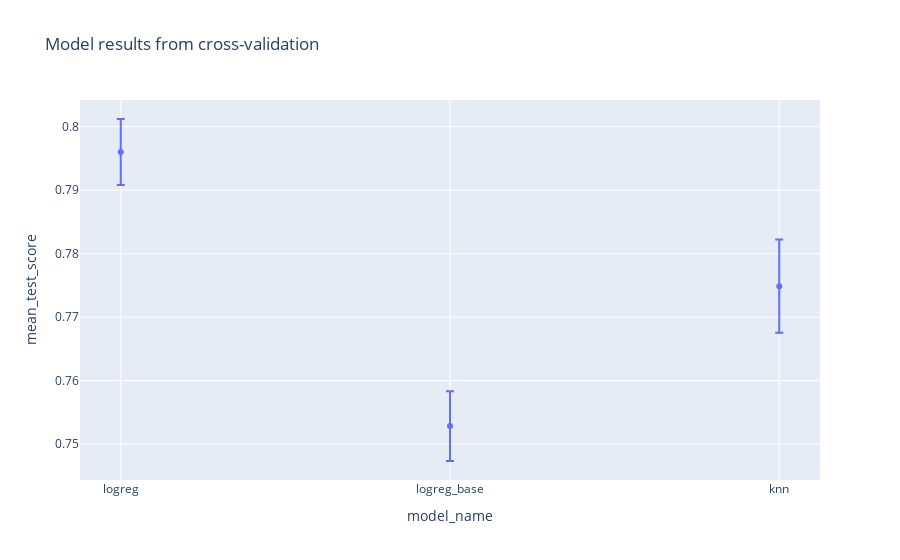

Notebook cell for this chart:
### Code cell
px.scatter(pd.DataFrame(search_results),
           x='model_name', y='mean_test_score', error_y='std_error', title='Model results from cross-validation',   )

### Figure 1 — Plotly figure (JSON) as saved in the notebook; plotly's stock layout.template omitted (floating-point values rounded to 4 significant figures)
{"data": [{"error_y": {"array": [0.005189, 0.005494, 0.007333]}, "hovertemplate": "model_name=%{x}<br>mean_test_score=%{y}<extra></extra>", "legendgroup": "", "marker": {"color": "#636efa", "symbol": "circle"}, "mode": "markers", "name": "", "orientation": "v", "showlegend": false, "type": "scatter", "x": ["logreg", "logreg_base", "knn"], "xaxis": "x", "y": [0.796, 0.7528, 0.7749], "yaxis": "y"}], "layout": {"legend": {"tracegroupgap": 0}, "title": {"text": "Model results from cross-validation"}, "xaxis": {"anchor": "y", "domain": [0, 1], "title": {"text": "model_name"}}, "yaxis": {"anchor": "x", "domain": [0, 1], "title": {"text": "mean_test_score"}}}}
